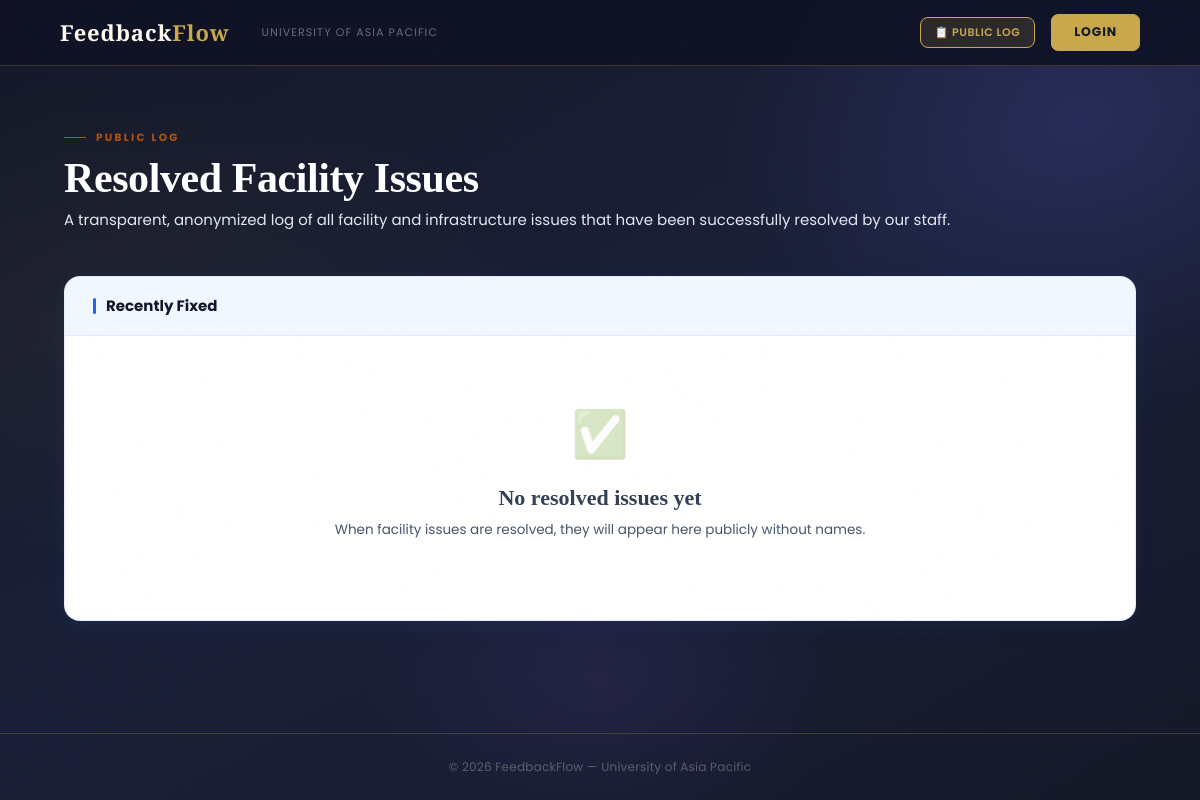
/complaints/public-log/, run on an earlier commit of the app's database.
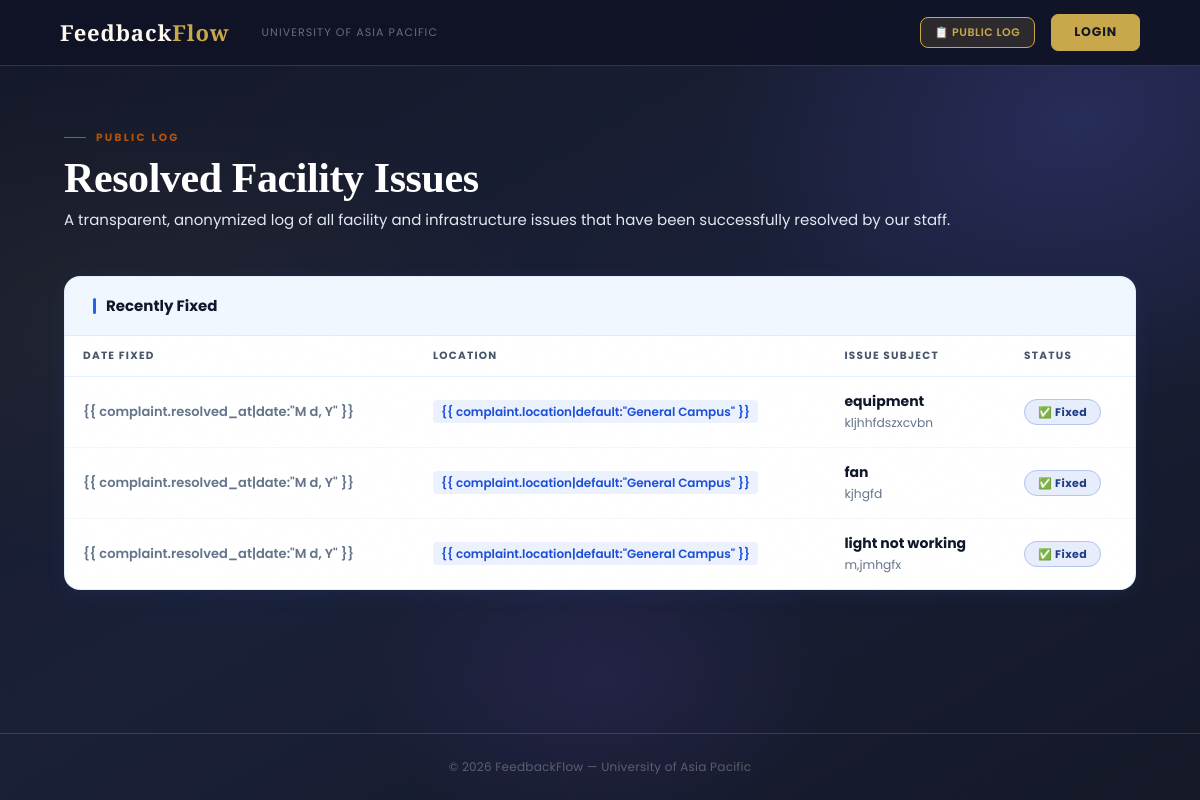
And on a later commit of the database.
### complaints/models.py (models this page shows, shortened)
class Complaint(models.Model):
    COMPLAINT_TYPE_CHOICES = (
        ('Faculty', 'Complaint about Faculty'),
        ('HOD', 'Complaint about HOD'),
        ('Staff', 'Complaint about Staff'),
        ('Facility', 'Facility Issue'),
        ('Advice', 'General Advice'),
        ('Opinion', 'Opinion/Suggestion'),
    )
    STATUS_CHOICES = (
        ('Pending', 'Pending Review'),
        ('Under Investigation', 'Under Investigation'),
        ('Findings Submitted', 'Findings Submitted'),       # NEW
        ('Resolved', 'Resolved'),
        ('Escalated', 'Escalated to Higher Authority'),
    )
    PRIORITY_CHOICES = (
        ('Low', 'Low'),
        ('Medium', 'Medium'),
        ('High', 'High'),
        ('Urgent', 'Urgent'),
    )
    student = models.ForeignKey(
        settings.AUTH_USER_MODEL,
        on_delete=models.CASCADE,
        related_name='complaints_submitted'
    )
    complaint_type = models.CharField(max_length=20, choices=COMPLAINT_TYPE_CHOICES)
    resolution_deadline = models.DateField(null=True, blank=True, help_text='Deadline for resolving this complaint')
    subject = models.CharField(max_length=200)
    description = models.TextField()
    faculty_concerned = models.ForeignKey(
        settings.AUTH_USER_MODEL,
        on_delete=models.SET_NULL,
        null=True, blank=True,
        related_name='complaints_against',
        limit_choices_to={'role__in': ['Faculty', 'HOD', 'Staff']}
    )
    location = models.CharField(max_length=200, blank=True, null=True)
    status = models.CharField(max_length=30, choices=STATUS_CHOICES, default='Pending')
    priority = models.CharField(max_length=10, choices=PRIORITY_CHOICES, default='Medium')
    assigned_to = models.ForeignKey(
        settings.AUTH_USER_MODEL,
        on_delete=models.SET_NULL,
        null=True, blank=True,
        related_name='complaints_assigned'
    )
    is_anonymous = models.BooleanField(default=False)
    final_action_note = models.TextField(blank=True, null=True)          # NEW
    submitted_at = models.DateTimeField(auto_now_add=True)
    updated_at = models.DateTimeField(auto_now=True)
    resolved_at = models.DateTimeField(null=True, blank=True)
    tracking_id = models.CharField(max_length=20, unique=True, editable=False)
    class Meta:
        ordering = ['-submitted_at']
        verbose_name = 'Complaint'
        verbose_name_plural = 'Complaints'

### complaints/views.py (the view)
# urls.py: path('public-log/', views.public_log, name='public_log'),
def public_log(request):
    type_filter = request.GET.get('type', '')
    complaints = Complaint.objects.filter(status='Resolved').order_by('-resolved_at')
    if type_filter:
        complaints = complaints.filter(complaint_type=type_filter)
    complaints = complaints[:50]
    all_resolved = Complaint.objects.filter(status='Resolved')
    type_counts = {
        'all': all_resolved.count(),
        'Faculty': all_resolved.filter(complaint_type='Faculty').count(),
        'HOD': all_resolved.filter(complaint_type='HOD').count(),
        'Staff': all_resolved.filter(complaint_type='Staff').count(),
        'Facility': all_resolved.filter(complaint_type='Facility').count(),
        'Advice': all_resolved.filter(complaint_type='Advice').count(),
        'Opinion': all_resolved.filter(complaint_type='Opinion').count(),
    }
    context = {
        'complaints': complaints,
        'type_filter': type_filter,
        'type_counts': type_counts,
        'page_title': 'Public Resolved Issues Log'
    }
    return render(request, 'complaints/public_log.html', context)

### users/context_processors.py (called while the page is built, shortened)
def notifications_count(request):
    return {'unread_notifications_count': 0, 'active_announcements': []}

### complaints/templates/complaints/public_log.html (shortened to what this page needs)
{% extends 'users/dashboard_base.html' %}
{% block dash_content %}
<div class="container-fluid">
    <div class="page-header">
        <span class="page-eyebrow">Public Log</span>
        <h1 class="page-title" style="color: #ffffff !important;">Resolved Facility Issues</h1>
        <p class="page-sub" style="color: #e2e8f0 !important; font-size: 15px;">A transparent, anonymized log of all
            facility and infrastructure issues that have been successfully resolved by our staff.</p>
    </div>
    <div class="content-card">
        <div class="card-header-bar">
            <div class="card-header-title">Recently Fixed</div>
        </div>
        {% if complaints %}
        <div class="table-responsive">
            <table class="dtable">
                <thead>
                    <tr>
                        <th>Date Fixed</th>
                        <th>Location</th>
                        <th>Issue Subject</th>
                        <th>Status</th>
                    </tr>
                </thead>
                <tbody>
                    {% for complaint in complaints %}
                    <tr>
                        <td style="color:#64748b; font-weight:600; font-size:13px;">{{ complaint.resolved_at|date:"M d,
                            Y" }}</td>
                        <td><span
                                style="background:rgba(59,130,246,.1); color:#1d4ed8; padding:3px 8px; border-radius:4px; font-size:12px; font-weight:600;">{{
                                complaint.location|default:"General Campus" }}</span></td>
                        <td>
                            <strong>{{ complaint.subject }}</strong><br>
                            <small style="color:#64748b;">{{ complaint.description|truncatewords:15 }}</small>
                        </td>
                        <td><span class="badge-resolved">✅ Fixed</span></td>
                    </tr>
                    {% endfor %}
                </tbody>
            </table>
        </div>
        {% else %}
        <div class="empty-state">
            <div class="empty-icon">✅</div>
            <h4 class="empty-title">No resolved issues yet</h4>
            <p class="empty-desc">When facility issues are resolved, they will appear here publicly without names.</p>
        </div>
        {% endif %}
    </div>
</div>
{% endblock %}

What changed in the data, as far as the page shows it:
added Complaint: subject "equipment", description "kljhhfdszxcvbn"
added Complaint: subject "fan", description "kjhgfd"
added Complaint: subject "light not working", description "m,jmhgfx"
Also different on the page:
text no longer shown: "✅ No resolved issues yet When facility issues are resolved, they will appear here publicly without names."
text now shown: "DATE FIXED LOCATION ISSUE SUBJECT STATUS"
